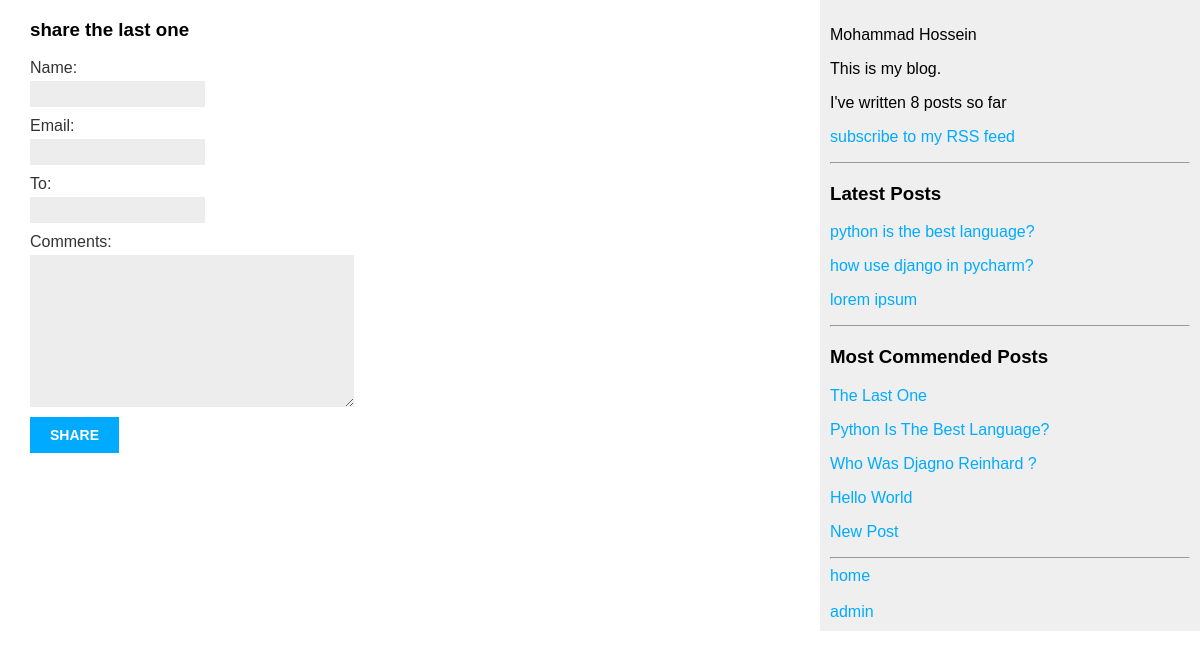
The app's page /blog/5/share/, older data.
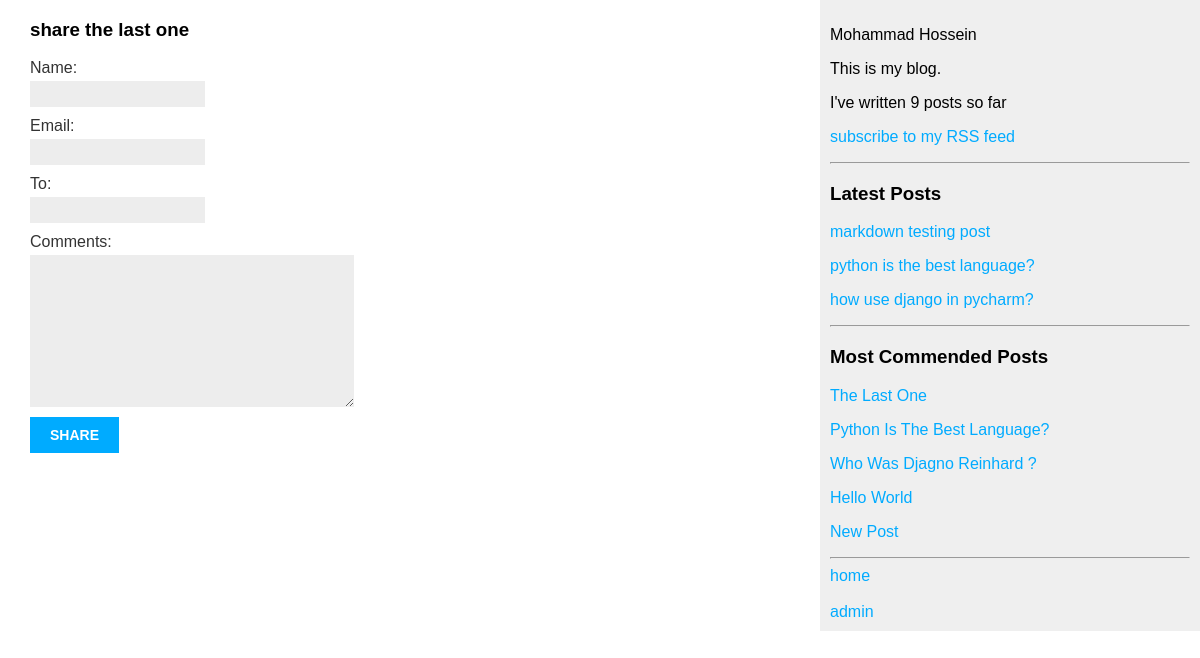
The same page, newer data.
### blog/models.py (models this page shows, shortened)
class Post(models.Model):
    class Status(models.TextChoices):
        DRAFT = "DF", "Draft"
        PUBLISHED = "PB", "Published"
    title = models.CharField(max_length=250)
    slug = models.SlugField(max_length=250, unique_for_date='publish')
    tags = TaggableManager()
    author = models.ForeignKey(User, on_delete=models.CASCADE, related_name='posts')
    body = models.TextField()
    publish = models.DateTimeField(default=timezone.now)
    created = models.DateTimeField(auto_now_add=True)
    updated = models.DateTimeField(auto_now=True)
    status = models.CharField(max_length=2, choices=Status.choices, default=Status.DRAFT)
    objects = models.Manager()
    published = PublishedManager()
    class Meta:
        ordering = ['-publish']
        indexes = [
            models.Index(fields=['-publish']),
        ]
    def get_absolute_url(self):
        return reverse('blog:post_detail', args=[self.publish.year, self.publish.month, self.publish.day, self.slug])

### blog/views.py (the view)
# urls.py: path('<int:post_id>/share/', post_share, name='post_share'),
def post_share(request, post_id):
    post = get_object_or_404(Post, id=post_id, status=Post.Status.PUBLISHED)
    sent = False
    if request.method == 'POST':
        form = EmailPostForm(request.POST)
        if form.is_valid():
            cd = form.cleaned_data
            post_url = request.build_absolute_uri(
                post.get_absolute_url())
            subject = f"{cd['name']} recommends you read " \
                      f"{post.title}"
            message = f"Read {post.title} at {post_url}\n\n" \
                      f"{cd['name']}\'s comments: {cd['comments']}"
            send_mail(subject, message, 'budeikin52@gmail.com', [cd['to'], ])
            sent = True
    else:
        form = EmailPostForm()
    return render(request, 'blog/post/share.html', {'post': post, 'form': form, 'sent': sent})

### blog/forms.py
class EmailPostForm(forms.Form):
    name = forms.CharField(max_length=25)
    email = forms.EmailField()
    to = forms.EmailField()
    comments = forms.CharField(required=False,
                               widget=forms.Textarea)

### blog/models.py (called while the page is built)
    def get_queryset(self):
        return super().get_queryset().filter(status=Post.Status.PUBLISHED)

### blog/templatetags/blog_tags.py (called while the page is built)
@register.simple_tag
def total_posts():
    return Post.published.count()

@register.inclusion_tag('blog/post/latest_posts.html')
def recent_posts(count=5):
    latest_posts = Post.published.order_by('-publish')[:count]
    return {'latest_posts': latest_posts}

@register.simple_tag
def get_most_commended_posts(count=5):
    return Post.published.annotate(total_comments=Count('comments')).order_by('-total_comments')[:count]

### blog/templates/blog/post/share.html (shortened to what this page needs)
{% extends 'blog/base.html' %}
{% block content %}
    <div>
        {% if sent %}
            <h3>{{ post.tile }} sent successfully to {{ form.cleaned_data.to }}</h3>
        {% else %}
            <h3>share {{ post.title }}</h3>
            <form method="post">
                {{ form.as_p }}
                <input type="submit" value="share">
            </form>
        {% endif %}
    </div>
{% endblock %}

### blog/templates/blog/base.html (shortened to what this page needs)
{% load static %}
{% load blog_tags %}
<!DOCTYPE html>
<html lang="en">
<head>
    <link rel="stylesheet" href="{% static 'blog/css/blog.css' %}">
</head>
<body>
<div id="content">
    {% block content %}
    {% endblock %}
</div>
<div id="sidebar">
    <p>Mohammad Hossein</p>
    <p>This is my blog.</p>
    <p>I've written {% total_posts %} posts so far</p>
    <p>
        <a href="{% url 'blog:post_feed' %}">subscribe to my RSS feed</a>
    </p>
    <hr>
    <h3>Latest Posts</h3>
    {% recent_posts 3 %}
    <hr>
    <h3>Most Commended Posts</h3>
    {% get_most_commended_posts as most_commented_posts %}
    {% for post in most_commented_posts %}
        <a href="{{ post.get_absolute_url }}"><p>{{ post.title|title }}</p></a>
    {% endfor %}
    <hr>
    <a href="http://127.0.0.1:8000/blog/">home</a><br><br>
    <a href="http://127.0.0.1:8000/admin/">admin</a>
</div>
</body>
</html>

### blog/templates/blog/post/latest_posts.html
{% for post in latest_posts %}
    <a href="{{ post.get_absolute_url }}"><p>{{ post.title }}</p></a>
{% endfor %}

Row changes from the older to the newer data that the page shows:
no longer on this page (row unchanged): Post: title "lorem ipsum", shown under "Latest Posts"
added Post: title "markdown testing post", shown under "Latest Posts"
Text that changed along with them:
text no longer shown: "8"
text now shown: "9"
